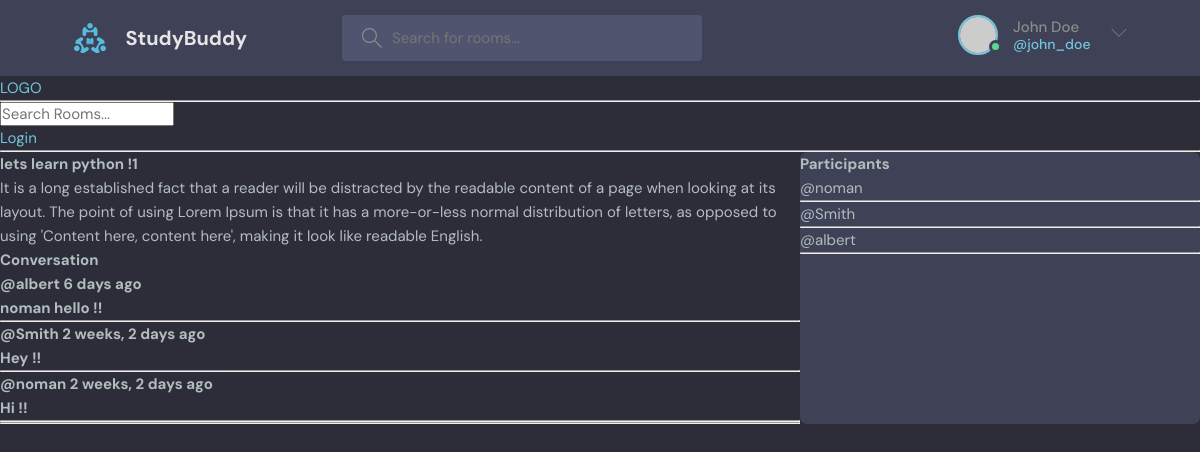
Page /room/2/ on the committed database.
### base/models.py (models this page shows, shortened)
class Room(models.Model):
    host = models.ForeignKey(User, on_delete= models.SET_NULL , null=True)
    topic = models.ForeignKey(Topic, on_delete= models.SET_NULL , null=True)
    name = models.CharField(max_length=200)
    description = models.TextField(null=True, blank=True)
    participants = models.ManyToManyField(User, related_name='participants')
    updated = models.DateTimeField(auto_now=True)
    created = models.DateTimeField(auto_now_add=True)
    class Meta:
        ordering = ['-updated','-created']

class Message(models.Model):
    user = models.ForeignKey(User, on_delete= models.CASCADE)
    room = models.ForeignKey(Room, on_delete = models.CASCADE)
    body = models.TextField()
    updated = models.DateTimeField(auto_now=True)
    created = models.DateTimeField(auto_now_add=True)
    class Meta:
        ordering = ['-updated','-created']

### base/views.py (the view, shortened to what this page needs)
# urls.py: path('room/<str:pk>/' , views.room , name = 'room'),
def room(request,pk):
    room = Room.objects.get(id=pk)
    room_messages = room.message_set.all().order_by('-created')
    participants = room.participants.all()
    context = {'rooms':room, 'room_messages' : room_messages , 'participants' : participants}
    return render(request,'base/room.html',context)

### base/templates/base/room.html (shortened to what this page needs)
{% extends 'main.html' %}
{% block content %}
<div class="whole-container">
    <div class="comment-wrapper">
        <h1>{{ rooms.name }}</h1>
        <p>{{ rooms.description }}</p>
        <h2>Conversation</h2>
        {% for message in room_messages %}
            <div>
                <h4>@{{ message.user.username }} {{ message.created | timesince }} ago </h4>
                <h3>{{ message.body }}</h3>
                <hr>
            </div>
        {% endfor %}
        <hr>
    </div>
    <div class="participants">
        <h3>Participants</h3>
        {% for user in participants %}
            <div>
                <p>@{{user.username}}</p>
            </div>
            <hr>
        {% endfor %}
    </div>
</div>
{% endblock %}

### static/styles/style.css (style rules this page uses)
:root { --color-main: #71c6dd; --color-main-light: #e1f6fb; --color-dark: #3f4156; --color-dark-medium: #51546e; --color-dark-light: #696d97; --color-light: #e5e5e5; --color-gray: #8b8b8b; --color-light-gray: #b2bdbd; --color-bg: #2d2d39; --color-success: #5dd693; --color-error: #fc4b0b; }
* { font-family: "DM Sans", -apple-system, BlinkMacSystemFont, "Segoe UI", Roboto, Oxygen, Ubuntu, Cantarell, "Open Sans", "Helvetica Neue", sans-serif; margin: 0; padding: 0; box-sizing: border-box; text-rendering: optimizeLegibility; font-size: inherit; }
html { font-size: 56.25%; }
@media only screen and (min-width: 1200px) { html { font-size: 62.5%; } }
body { line-height: 1.6; font-weight: 400; font-size: 1.5rem; color: var(--color-light-gray); background-color: var(--color-bg); min-height: 100vh; }
.room, .participants { background: var(--color-dark); max-height: 87.5vh; border-radius: 0.7rem; overflow: hidden; position: relative; }

### base/templates/base/room.html (style rules this page uses)
.whole-container { display: grid; grid-template-columns: 4fr 1fr; }
.participants { width: 400px; }

### rows in the picture
Room: name "lets learn python !1", description "It is a long established fact that a reader will be distracted by the readable content of a page when looking at its layout. The point of using Lorem Ipsum is that it has a more-or-less normal distribution of letters, as opposed to using 'Content here, content here', making it look like readable English."
Message: user.username "albert", created "6 days", body "noman hello !!"
Message: user.username "Smith", created "2 weeks, 2 days", body "Hey !!"
Message: user.username "noman", created "2 weeks, 2 days", body "Hi !!"

### other values in the picture
{{ user.username }} "noman"
{{ user.username }} "Smith"
{{ user.username }} "albert"
